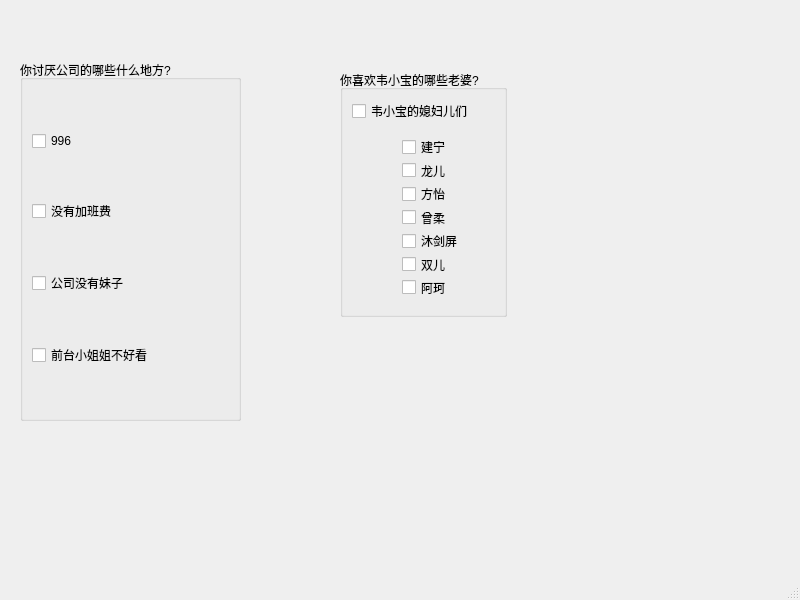
<?xml version="1.0" encoding="UTF-8"?>
<ui version="4.0">
 <class>MainWindow</class>
 <widget class="QMainWindow" name="MainWindow">
  <property name="geometry">
   <rect>
    <x>0</x>
    <y>0</y>
    <width>800</width>
    <height>600</height>
   </rect>
  </property>
  <property name="windowTitle">
   <string>MainWindow</string>
  </property>
  <widget class="QWidget" name="centralwidget">
   <widget class="QGroupBox" name="groupBox_2">
    <property name="geometry">
     <rect>
      <x>20</x>
      <y>60</y>
      <width>221</width>
      <height>361</height>
     </rect>
    </property>
    <property name="title">
     <string>你讨厌公司的哪些什么地方?</string>
    </property>
    <layout class="QVBoxLayout" name="verticalLayout_2">
     <item>
      <widget class="QCheckBox" name="redio_996">
       <property name="text">
        <string>996</string>
       </property>
      </widget>
     </item>
     <item>
      <widget class="QCheckBox" name="radio_nosalary">
       <property name="text">
        <string>没有加班费</string>
       </property>
      </widget>
     </item>
     <item>
      <widget class="QCheckBox" name="radio_nogirl">
       <property name="text">
        <string>公司没有妹子</string>
       </property>
      </widget>
     </item>
     <item>
      <widget class="QCheckBox" name="radio_notbeautiful">
       <property name="text">
        <string>前台小姐姐不好看</string>
       </property>
      </widget>
     </item>
    </layout>
   </widget>
   <widget class="QGroupBox" name="groupBox">
    <property name="geometry">
     <rect>
      <x>340</x>
      <y>70</y>
      <width>167</width>
      <height>247</height>
     </rect>
    </property>
    <property name="title">
     <string>你喜欢韦小宝的哪些老婆?</string>
    </property>
    <layout class="QVBoxLayout" name="verticalLayout_3">
     <item>
      <widget class="QCheckBox" name="wives">
       <property name="text">
        <string>韦小宝的媳妇儿们</string>
       </property>
      </widget>
     </item>
     <item>
      <widget class="QWidget" name="widget" native="true">
       <layout class="QVBoxLayout" name="verticalLayout">
        <property name="leftMargin">
         <number>50</number>
        </property>
        <item>
         <widget class="QCheckBox" name="jianning">
          <property name="text">
           <string>建宁</string>
          </property>
         </widget>
        </item>
        <item>
         <widget class="QCheckBox" name="longer">
          <property name="text">
           <string>龙儿</string>
          </property>
         </widget>
        </item>
        <item>
         <widget class="QCheckBox" name="fangyi">
          <property name="text">
           <string>方怡</string>
          </property>
         </widget>
        </item>
        <item>
         <widget class="QCheckBox" name="zengrou">
          <property name="text">
           <string>曾柔</string>
          </property>
         </widget>
        </item>
        <item>
         <widget class="QCheckBox" name="mujianping">
          <property name="text">
           <string>沐剑屏</string>
          </property>
         </widget>
        </item>
        <item>
         <widget class="QCheckBox" name="shuanger">
          <property name="text">
           <string>双儿</string>
          </property>
         </widget>
        </item>
        <item>
         <widget class="QCheckBox" name="ake">
          <property name="text">
           <string>阿珂</string>
          </property>
         </widget>
        </item>
       </layout>
      </widget>
     </item>
    </layout>
   </widget>
  </widget>
  <widget class="QMenuBar" name="menubar">
   <property name="geometry">
    <rect>
     <x>0</x>
     <y>0</y>
     <width>800</width>
     <height>26</height>
    </rect>
   </property>
  </widget>
  <widget class="QStatusBar" name="statusbar"/>
 </widget>
 <resources/>
 <connections/>
</ui>
